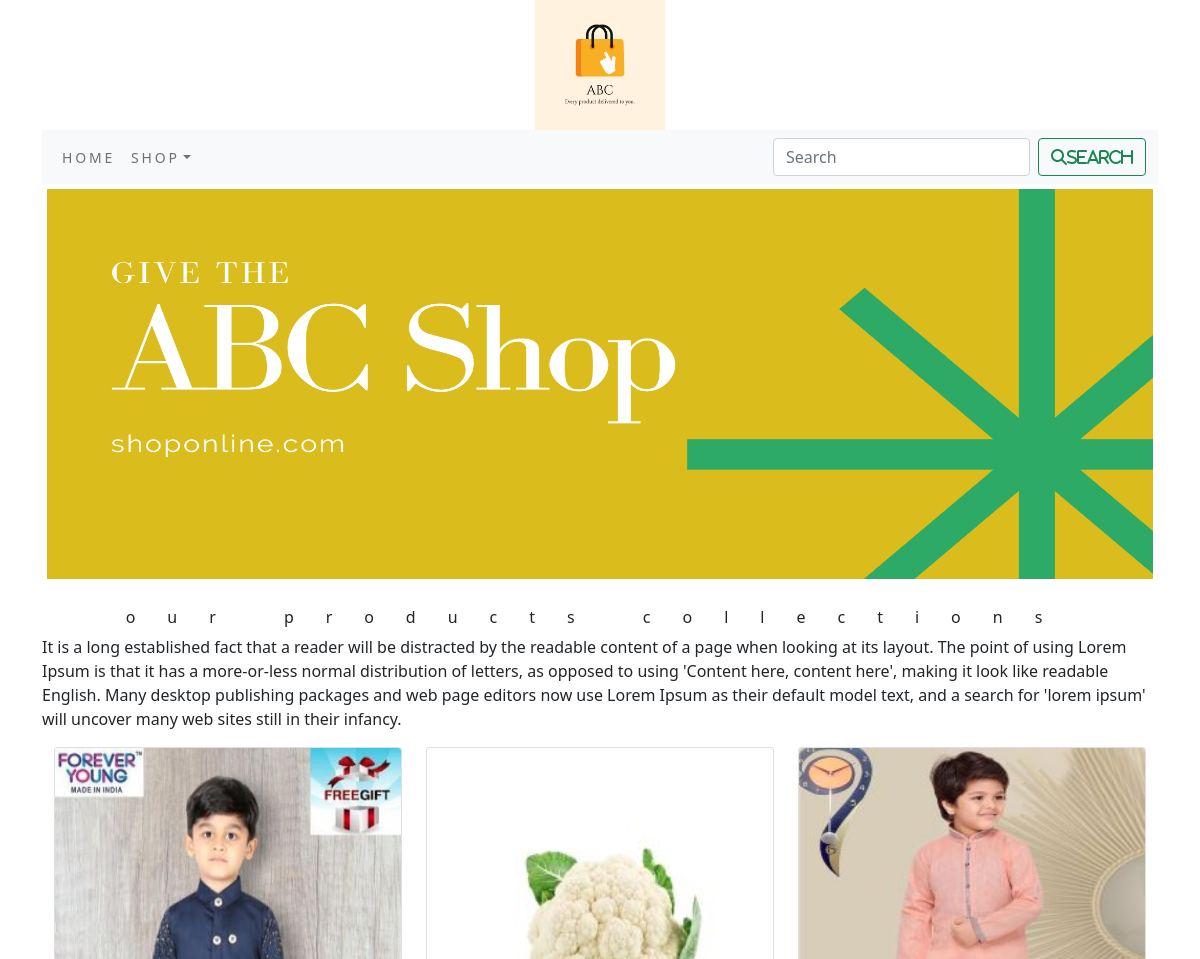
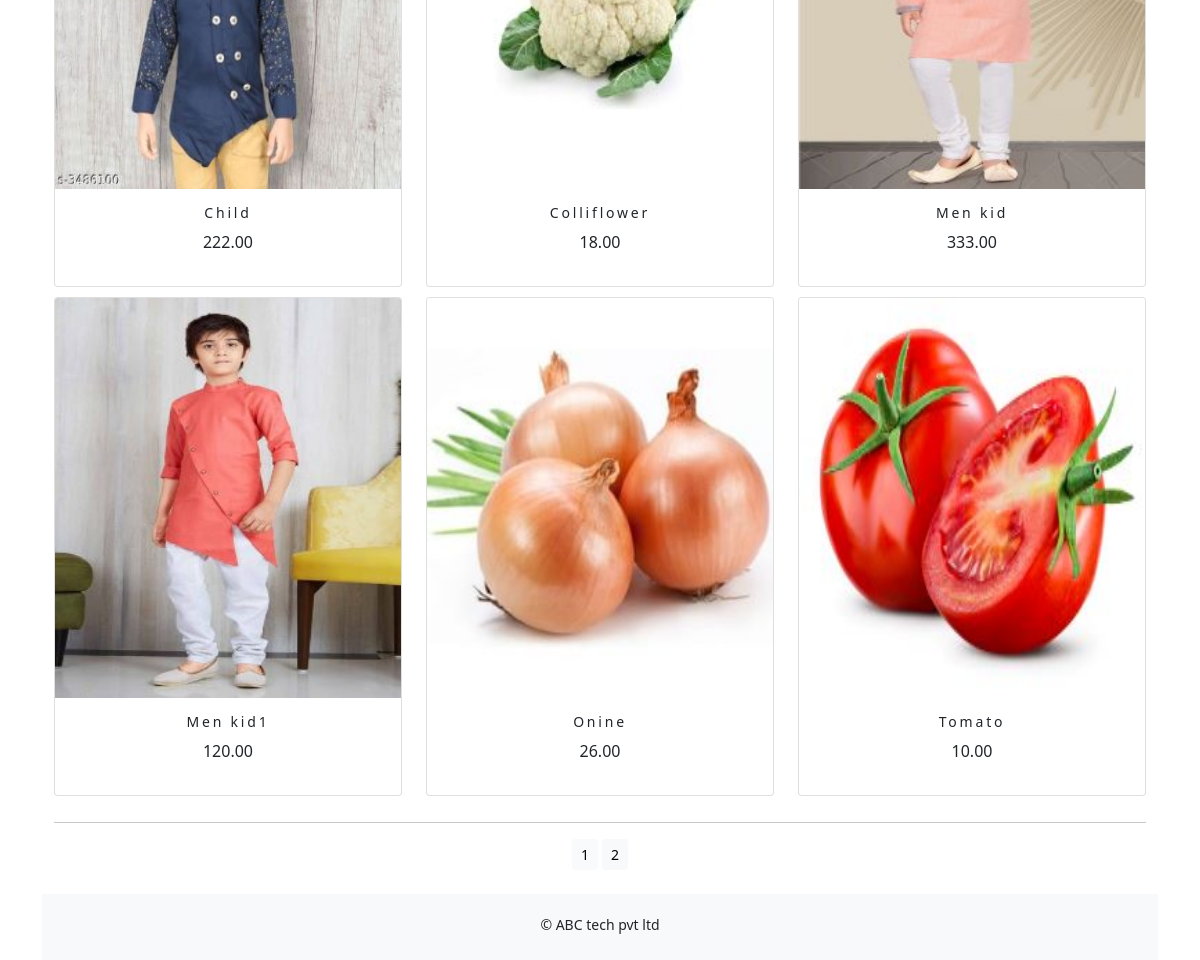
Screenshot of /shop1/ with the database file from the repository (2 pictures, top to bottom).
### shop1/models.py (models this page shows, shortened)
class Product(models.Model):
    name = models.CharField(max_length=250, unique=True)
    slug = models.SlugField(max_length=250, unique=True)
    description = models.TextField(blank=True)
    price = models.DecimalField(max_digits=10, decimal_places=2)
    category = models.ForeignKey(Category, on_delete=models.CASCADE)
    image = models.ImageField(upload_to='product', blank=True)
    stock = models.IntegerField()
    available = models.BooleanField(default=True)
    created = models.DateTimeField(auto_now_add=True)
    updated = models.DateTimeField(auto_now_add=True)
    def get_url(self):
        return reverse('shop1:proCatdetail',args=[self.category.slug,self.slug])
    class Meta:
        ordering = ['name',]
        verbose_name = 'product'
        verbose_name_plural = 'products'

### shop1/views.py (the view)
# urls.py: path('', views.allProdCat, name='allProdCat'),
def allProdCat(request, c_slug=None):
    global paginator
    c_page = None
    products_list = None
    if c_slug != None:
        c_page = get_object_or_404(Category, slug=c_slug)
        products_list = Product.objects.all().filter(category=c_page, available=True)
    else:
        products_list = Product.objects.all().filter(available=True)
        paginator = Paginator(products_list, 6)
    try:
        page = int(request.GET.get('page', '1'))
    except:
        page = 1
    try:
        products = paginator.page(page)
    except  (EmptyPage, InvalidPage):
        products = paginator.page(paginator.num_pages)
    return render(request, "category.html", {'category': c_page, 'products': products})

### cart/context_processors.py (called while the page is built)
def counter(request):
    item_count=0
    if 'admin' in request.path:
        return {}
    else:
        try:
            cart=Cart.objects.filter(cart_id=_cart_id(request))
            cart_items=CartItem.objects.all().filter(cart=cart[:1])
            for cart_item in cart_items:
                item_count += cart_item.quantity
        except Cart.DoesNotExist:
            item_count =0
    return  dict(item_count=item_count)

### cart/views.py (called while the page is built)
def _cart_id(request):
    cart = request.session.session_key
    if not cart:
        cart = request.session.create()
    return cart

### shop1/context_processors.py (called while the page is built)
def menu_links(request):
    links = Category.objects.all()
    return dict(links=links)

### shop1/models.py (called while the page is built)
    def get_url(self):
        return reverse('shop1:products_by_category',args=[self.slug])

### templates/category.html (shortened to what this page needs)
{% extends 'base.html' %}
{% load  static %}
{% block content %}
<div class="mx-auto">
    {% if category %}
    <img class="my_image" src="{{category.image.url}}" alt="{{category.name}}">
</div>
    <br>
<div>
    <h1 class="text-center my_title">{{category.name}}</h1>
    <p class="text-justify">{{category.description}}</p>
</div>
 {% else %}
<div>
<img class="my_image my_image_padding" src="{% static 'img/banner.png' %}" alt="our products" width="1250px;">
</div>
<br>
<div>
<h1 class="text-center my_title"> our products collections</h1>
<p class="text-justify">It is a long established fact that a reader will be distracted by the readable content of a page when looking at its layout. The point of using Lorem Ipsum is that it has a more-or-less normal distribution of letters, as opposed to using 'Content here, content here', making it look like readable English. Many desktop publishing packages and web page editors now use Lorem Ipsum as their default model text, and a search for 'lorem ipsum' will uncover many web sites still in their infancy.</p>
</div>
    {% endif %}
<div class="container">
    <div class="row mx_auto">
        {% for product in products.object_list %}
        <div class="my_bottom_margin col-9 col-sm-12 col-md-4 xol-lg-4">
            <div class="card text-center" style="min-width:18rem;">
            <a href="{{product.get_url}}"><img class="card-img-top my_image" src="{{product.image.url}}" alt="{{product.name}}"></a>
            <div class="card-body">
                <h4>{{product.name}}</h4>
                <p>{{product.price}}</p>
            </div>
        </div>
    </div>
        {% endfor %}
</div>
    <div class="mx-auto">
        {% if products.paginator.num_pages > 1 %}
        <hr>
        <div class="text-center">
            {% for pg in products.paginator.page_range %}
               <a href="?page={{pg}}"  class="btn btn-light btn-sm {% if products.number == pg %} active {% endif %}">{{pg}}</a>
            {% endfor %}
        </div>
        {% endif %}
    </div>
    <br>
</div>
{% endblock %}

### templates/base.html (shortened to what this page needs)
{% load static %}
<!DOCTYPE html>
<html lang="en">
<head>
    <link rel="stylesheet" href="{% static 'css/custom.css' %}">
    <link rel="stylesheet" href="https://cdnjs.cloudflare.com/ajax/libs/font-awesome/4.7.0/css/font-awesome.min.css">
     <link href="{% static 'css/bootstrap.min.css' %}" rel="stylesheet">
</head>
<body>
<div class="container">
<div>
{% include 'header.html' %}
{% include 'navbar.html' %}
{% block content %}
{% endblock %}
     </div>
{% include 'footer.html' %}
</div>
</body>
</html>

### templates/header.html
{% load static %}
<header>
  <center>
      <a href="{% url 'shop1:allProdCat' %}"></a> <img src="{% static 'img/logo.png' %}" alt="logimage" width="130px;">
  </center>
</header>

### templates/navbar.html (shortened to what this page needs)
<nav class="navbar navbar-expand-lg navbar-light bg-light">
  <div class="container-fluid">
    <div class="collapse navbar-collapse" id="navbarSupportedContent">
      <ul class="navbar-nav me-auto mb-2 mb-lg-0">
        <li class="nav-item">
          <a class="nav-link" href="#">Home</a>
        </li>
        <li class="nav-item dropdown {% if 'shop1' in request.path %} active {% endif %}">
          <a class="nav-link dropdown-toggle" href="#" id="navbarDropdown" role="button" data-bs-toggle="dropdown" aria-expanded="false">Shop</a>
        </li>
      </ul>
      <form class="d-flex" action="{% url 'search_app:SearchResult' %}" method="get">
        <input class="form-control me-2" type="search" placeholder="Search" name="q" aria-label="Search">
        <button class="btn btn-outline-success" type="submit"><i class="fa fa-search">search</i></button>
      </form>
    </div>
  </div>
</nav>

### templates/footer.html
<div class="footer navbar-fixed-bottom my_footer">
    <p class="text-center">&copy; ABC tech pvt ltd</p>
</div>

### shop1/static/css/custom.css (style rules this page uses)
.nav-item { letter-spacing : .2em; font-size :14px; text-transform :uppercase; }
.my_footer { background-color:#f8f9fa; height:66px; }
.my_footer p { padding-top:20px; font-size:14px; }
.my_image { width:100%; height:400px; }
.card-body { height:100%; width:auto; }
.my_title { font-size:16px; text_transform:uppercase; letter-spacing:2em; }
.my_image_padding { padding:5px; }
.my_bottom_margin { margin-bottom:10px; }
.card-body h4 { font-size:14px; text_transform:uppercase; letter-spacing:.2em; }

### rows the page displays
Product: image (picture), name "Child", price "222.00"
Product: image (picture), name "Colliflower", price "18.00"
Product: image (picture), name "Men kid", price "333.00"
Product: image (picture), name "Men kid1", price "120.00"
Product: image (picture), name "Onine", price "26.00"
Product: image (picture), name "Tomato", price "10.00"

### other values shown
{{ pg }} "1" "2"
